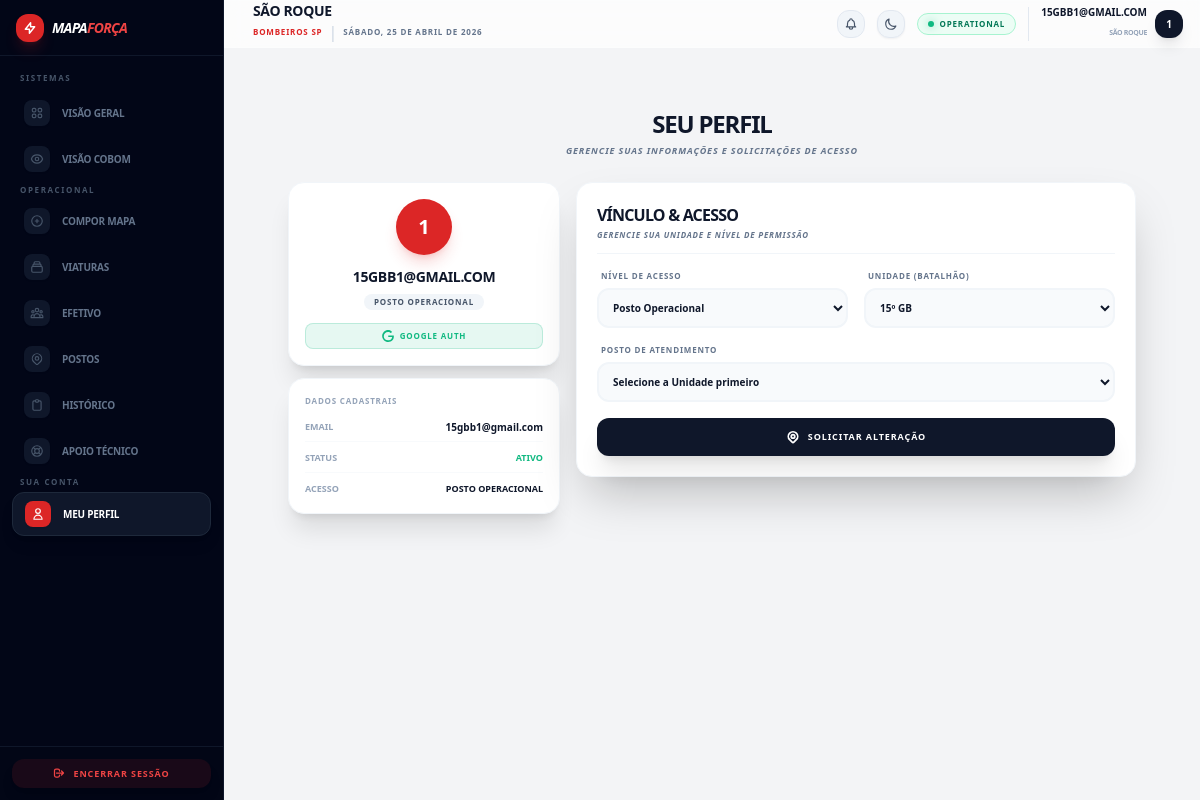
/accounts/profile/ (signed in), run on an earlier commit of the app's database.
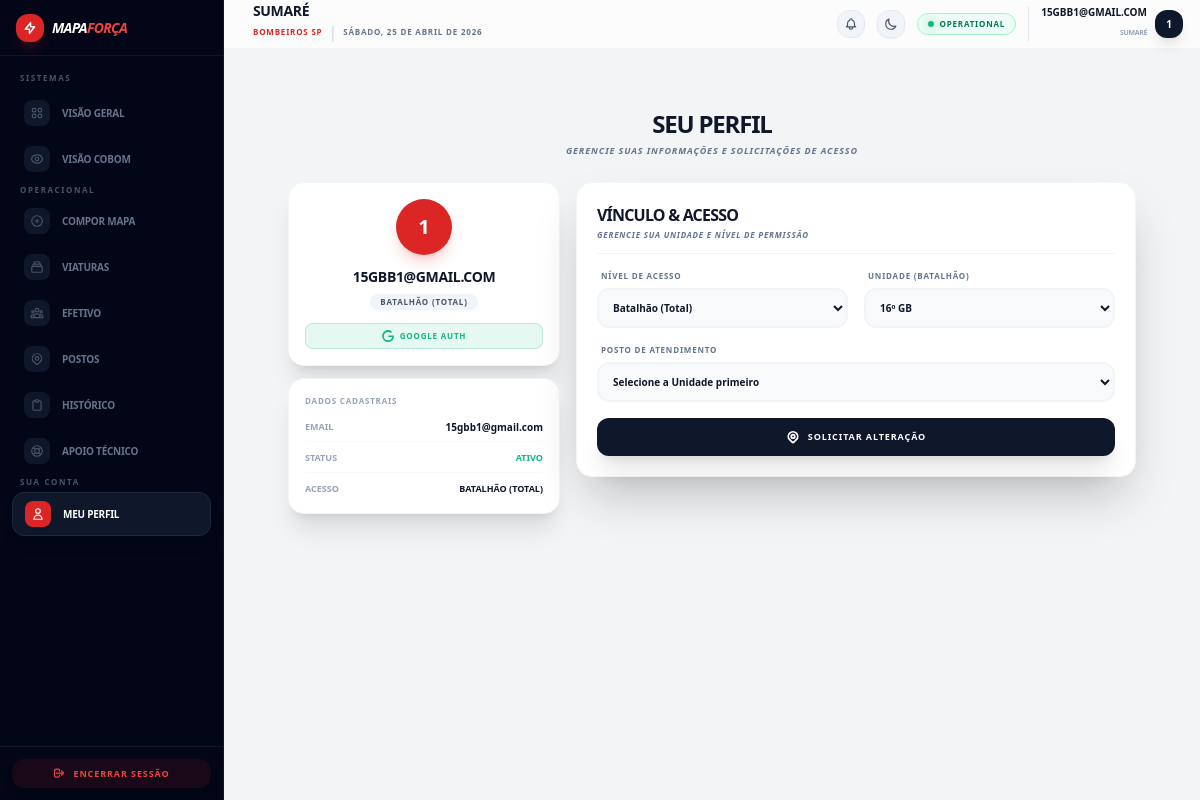
And on a later commit of the database.
### accounts/models.py (models this page shows, shortened)
class User(AbstractUser):
    ROLE_CHOICES = (
        ('ADMIN', 'Administrador'),
        ('COBOM', 'Central (COBOM)'),
        ('BATALHAO', 'Batalhão (Total)'),
        ('SGB', 'SGB (Subgrupamento)'),
        ('POSTO', 'Posto Operacional'),
    )
    STATUS_CHOICES = (
        ('pending', 'Pendente'),
        ('approved', 'Aprovado'),
        ('rejected', 'Rejeitado'),
    )
    username = None
    email = models.EmailField(unique=True)
    status = models.CharField(max_length=20, choices=STATUS_CHOICES, default='pending')
    role = models.CharField(
        max_length=20,
        choices=ROLE_CHOICES,
        default='POSTO'
    )
    unidade = models.ForeignKey(
        Unidade,
        on_delete=models.SET_NULL,
        null=True,
        blank=True,
        related_name='usuarios',
        help_text='Unidade principal à qual este usuário pertence'
    )
    requested_role = models.CharField(
        max_length=20,
        choices=ROLE_CHOICES,
        null=True,
        blank=True,
        help_text='Nova função solicitada'
    )
    requested_unidade = models.ForeignKey(
        Unidade,
        on_delete=models.SET_NULL,
        null=True,
        blank=True,
        related_name='solicitacoes_vinculo',
        help_text='Nova unidade solicitada'
    )
    is_change_pending = models.BooleanField(
        default=False,
        help_text='Define se há uma alteração de perfil aguardando aprovação'
    )
    USERNAME_FIELD = 'email'
    REQUIRED_FIELDS = []
    objects = UserManager()
    @property
    def is_admin(self):
        return self.role == 'ADMIN' or self.is_superuser

### unidades/models.py (models this page shows, shortened)
class Unidade(models.Model):
    nome = models.CharField(max_length=100, unique=True)
    parent = models.ForeignKey(
        'self',
        on_delete=models.SET_NULL,
        null=True,
        blank=True,
        related_name='subunidades',
        help_text='Unidade superior (ex: Batalhão para um Posto)'
    )
    tipo_unidade = models.ForeignKey(
        Dictionary,
        on_delete=models.SET_NULL,
        null=True,
        related_name='unidades_por_nivel',
        limit_choices_to={'tipo': 'TIPO_UNIDADE'}
    )
    tipo_servico = models.ForeignKey(
        Dictionary,
        on_delete=models.SET_NULL,
        null=True,
        blank=True,
        related_name='unidades_por_servico',
        limit_choices_to={'tipo': 'TIPO_POSTO'}
    )
    mapa_sgb = models.CharField(max_length=50, blank=True, null=True)
    codigo_secao = models.CharField(max_length=50, unique=True, null=True)
    descricao = models.CharField(max_length=255, blank=True, null=True)
    telefone = models.CharField(max_length=20, blank=True, null=True)
    ativo = models.BooleanField(default=True)
    class Meta:
        verbose_name = 'Unidade'
        verbose_name_plural = 'Unidades'
        ordering = ['nome']

### accounts/views.py (the view, shortened to what this page needs)
# urls.py: path('profile/', views.profile_view, name='profile'),
@login_required
def profile_view(request):
    is_social = SocialAccount.objects.filter(user=request.user).exists()
    batalhoes = Posto.objects.values_list('unidade', flat=True).exclude(unidade__isnull=True).exclude(unidade='').distinct().order_by('unidade')
    form = PasswordChangeForm(request.user) if not is_social else None
    context = {
        'form': form,
        'user': request.user,
        'is_social': is_social,
        'batalhoes': batalhoes,
        'role_choices': User.ROLE_CHOICES,
    }
    return render(request, 'account/profile.html', context)

### templates/account/profile.html (shortened to what the changed rows need)
{% extends "base/base.html" %}
{% block content %}
<div class="max-w-5xl mx-auto py-5 px-3 sm:px-4 lg:px-6 animate-fade-in">
    <div class="mb-6 text-center">
        <h1 class="text-2xl font-black text-slate-900 dark:text-white uppercase tracking-tighter">Seu Perfil</h1>
    </div>
    <div class="grid grid-cols-1 lg:grid-cols-3 gap-4">
        <div class="lg:col-span-1 space-y-3">
            <div class="bg-white dark:bg-slate-900 rounded-2xl p-4 shadow-xl border border-slate-100 dark:border-slate-800 text-center">
                <div class="h-14 w-14 bg-red-600 rounded-full flex items-center justify-center mx-auto mb-3 shadow-lg shadow-red-600/20 text-xl font-black text-white">
                    {{ user.email|slice:":1"|upper }}
                </div>
                <h2 class="text-sm font-black text-slate-900 dark:text-white uppercase tracking-tight truncate">{{ user.email }}</h2>
                <span class="inline-block mt-1.5 px-2.5 py-0.5 bg-slate-100 dark:bg-slate-800 text-slate-600 dark:text-slate-400 rounded-full text-[8px] font-black uppercase tracking-widest">
                    {{ user.get_role_display }}
                </span>
                {% if is_social %}
                <div class="mt-3 flex items-center justify-center space-x-1.5 text-emerald-500 bg-emerald-500/10 py-1.5 rounded-lg border border-emerald-500/20">
                    <span class="text-[8px] font-black uppercase tracking-widest">Google Auth</span>
                </div>
                {% endif %}
            </div>
            <div class="bg-white dark:bg-slate-900 rounded-2xl p-4 shadow-xl border border-slate-100 dark:border-slate-800">
                <div class="space-y-2 text-xs">
                    <div class="flex justify-between border-b border-slate-50 dark:border-slate-800 pb-1.5">
                        <span class="font-black text-slate-400 uppercase text-[9px]">Email</span>
                        <span class="font-bold text-slate-900 dark:text-white text-[10px]">{{ user.email }}</span>
                    </div>
                    <div class="flex justify-between">
                        <span class="font-black text-slate-400 uppercase text-[9px]">Acesso</span>
                        <span class="font-bold text-slate-900 dark:text-white uppercase text-[9px]">{{ user.get_role_display }}</span>
                    </div>
                </div>
            </div>
        </div>
        <div class="lg:col-span-2 space-y-4">
            <div class="bg-white dark:bg-slate-900 rounded-2xl p-5 shadow-2xl border border-slate-100 dark:border-slate-800">
                <div class="mb-4 border-b border-slate-100 dark:border-slate-800 pb-3 flex justify-between items-end">
                    <div>
                        <h2 class="text-base font-black text-slate-900 dark:text-white uppercase tracking-tighter">Vínculo & Acesso</h2>
                    </div>
                </div>
                <form method="post" class="space-y-4">
                    <div class="grid grid-cols-1 md:grid-cols-2 gap-4">
                        <div class="space-y-1.5">
                            <label class="block text-[8px] font-black text-slate-500 dark:text-slate-400 uppercase tracking-widest ml-1">Nível de Acesso</label>
                            <select name="requested_role" required class="w-full bg-slate-50 dark:bg-slate-950 border-2 border-slate-100 dark:border-slate-800 rounded-xl p-2.5 text-[10px] font-bold text-slate-900 dark:text-white focus:border-red-600 transition-all outline-none">
                                {% for code, name in role_choices %}
                                    <option value="{{ code }}" {% if user.role == code %}selected{% endif %}>{{ name }}</option>
                                {% endfor %}
                            </select>
                        </div>
                        <div class="space-y-1.5">
                            <label class="block text-[8px] font-black text-slate-500 dark:text-slate-400 uppercase tracking-widest ml-1">Unidade (Batalhão)</label>
                            <select name="batalhao_nome"
                                    hx-get="{% url 'get_postos_profile_htmx' %}"
                                    hx-target="#posto-select"
                                    hx-trigger="change, load"
                                    class="w-full bg-slate-50 dark:bg-slate-950 border-2 border-slate-100 dark:border-slate-800 rounded-xl p-2.5 text-[10px] font-bold text-slate-900 dark:text-white focus:border-red-600 transition-all outline-none">
                                {% for bat in batalhoes %}
                                    <option value="{{ bat }}" {% if user.unidade.parent.parent.nome == bat or user.unidade.parent.nome == bat %}selected{% endif %}>{{ bat }}</option>
                                {% endfor %}
                            </select>
                        </div>
                    </div>
                </form>
            </div>
        </div>
    </div>
</div>
{% endblock %}

### templates/base/navbar.html (shortened to what this page needs)
<header class="h-12 flex items-center justify-between px-4 sticky top-0 z-40 transition-all duration-300 glass dark:bg-slate-900/80">
    <div class="flex items-center space-x-3">
        <div class="flex flex-col">
            <h2 class="text-sm font-black text-slate-900 dark:text-white uppercase tracking-tight leading-none">
                {% if user.unidade %}{{ user.unidade.nome }}{% else %}Comando Geral{% endif %}
            </h2>
            <div class="flex items-center space-x-1.5 mt-0.5">
                <span class="text-[8px] text-red-600 dark:text-red-400 font-black uppercase tracking-widest">Bombeiros SP</span>
                <span class="text-slate-300 dark:text-slate-700 font-thin">|</span>
                <p class="text-[8px] text-slate-500 font-bold uppercase tracking-widest">{% now "l, d \d\e F \d\e Y" %}</p>
            </div>
        </div>
    </div>
    <div class="flex items-center space-x-3">
        <div x-data="{ openNotif: false }" class="relative">
            <button @click="openNotif = !openNotif"
                    class="p-1.5 rounded-xl bg-slate-100 dark:bg-slate-800 text-slate-600 dark:text-slate-300 hover:text-blue-600 transition-all border border-slate-200 dark:border-slate-700 relative">
            </button>
        </div>
        <button @click="darkMode = !darkMode; localStorage.setItem('darkMode', darkMode)"
                class="p-1.5 rounded-xl bg-slate-100 dark:bg-slate-800 text-slate-600 dark:text-slate-300 hover:text-red-600 transition-all shadow-sm border border-slate-200 dark:border-slate-700">
            <svg x-show="!darkMode" class="h-3.5 w-3.5" fill="none" viewBox="0 0 24 24" stroke="currentColor">
                <path stroke-linecap="round" stroke-linejoin="round" stroke-width="2" d="M20.354 15.354A9 9 0 018.646 3.646 9.003 9.003 0 0012 21a9.003 9.003 0 008.354-5.646z" />
            </svg>
        </button>
        <div class="hidden md:flex items-center space-x-1.5 px-2.5 py-1 bg-emerald-50 dark:bg-emerald-950/30 rounded-xl border border-emerald-200 dark:border-emerald-800/50">
            <div class="h-1.5 w-1.5 bg-emerald-500 rounded-full animate-pulse shadow-[0_0_8px_rgba(16,185,129,0.5)]"></div>
            <span class="text-[8px] font-black text-emerald-700 dark:text-emerald-400 uppercase tracking-widest">Operational</span>
        </div>
        <a href="{% url 'profile' %}" class="hidden sm:flex items-center space-x-2 pl-3 border-l border-slate-200 dark:border-slate-800 hover:opacity-80 transition-all group">
             <div class="text-right">
                 <p class="text-[10px] font-black text-slate-900 dark:text-white uppercase leading-none">{{ user.email }}</p>
                 <span class="text-[7px] font-bold text-slate-400 uppercase tracking-tighter">{% if user.unidade %}{{ user.unidade.nome }}{% else %}Sem Vínculo{% endif %}</span>
             </div>
             <div class="h-7 w-7 rounded-xl bg-slate-900 dark:bg-white text-white dark:text-slate-900 flex items-center justify-center text-[10px] font-black shadow-lg group-hover:scale-105 transition-transform">
                {{ user.email|slice:":1"|upper }}
             </div>
        </a>
    </div>
</header>

What changed in the data, as far as the page shows it:
changed User "15GBB1@GMAIL.COM": unidade.nome "SÃO ROQUE" → "SUMARÉ"; role "POSTO OPERACIONAL" → "BATALHÃO (TOTAL)"; requested_role "Posto Operacional" → "Batalhão (Total)"; batalhao_nome "15º GB" → "16º GB"
